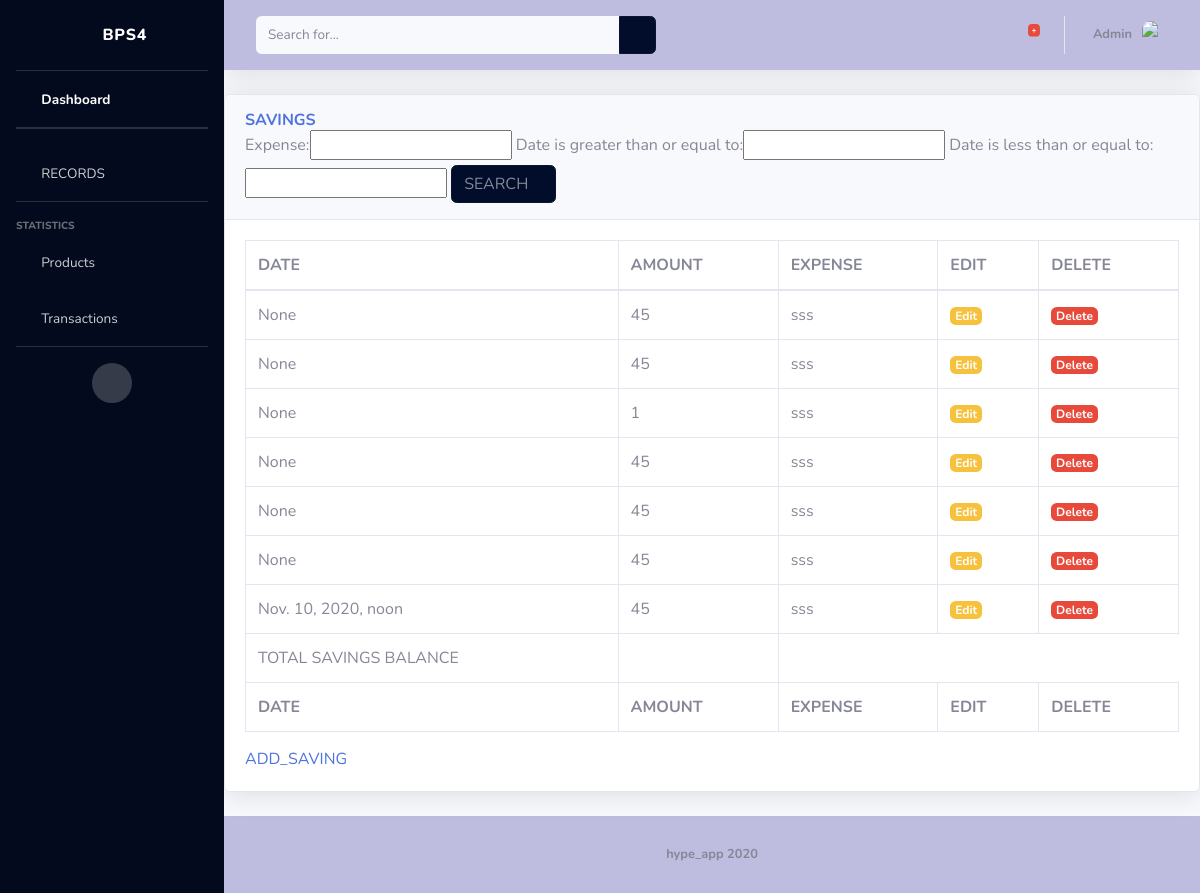
/savingslist/, run on the app's committed database.
### ps4/models.py (models this page shows)
class Savings(models.Model):
	date = models.DateTimeField(auto_now_add=True, null=True)
	amount = models.IntegerField( default=0 )
	expense = models.CharField(max_length=10, default='Null',blank=False)

### ps4/views.py (the view)
# urls.py: url(r'^savingslist/$', savingslistView.as_view(), name="savingslist"),
class savingslistView(TemplateView):
    template_name = 'records/savingslist.html'
    def get(self, request, *args, **kwargs):
        queryset = Savings.objects.all()
        paginator = Paginator(queryset, 5)
        page = request.GET.get('page')
       	try:
            svn = paginator.page(page)
        except PageNotAnInteger:
            svn = paginator.page(1)
        except EmptyPage:
            svn = paginator.page(paginator.num_pages)
        myFilter = SavingsFilter(request.GET, queryset)
        svn = myFilter.qs
        context = {
        	"title": "svn",
            "data": svn,
            "page": page,
            "myFilter":myFilter ,
        }
        return render(request, self.template_name , context=context)

### ps4/templates/records/savingslist.html (shortened to what this page needs)
{%extends 'ps4/base.html'%}
{%load static%}
{%block content%}
<div class="card shadow mb-4">
  <div class="card-header py-3">
    <h6 class="m-0 font-weight-bold text-primary">SAVINGS</h6>
    <form method=get >
      {{myFilter.form}}
       <button class="btn btn-primary" type="submit">SEARCH
          <i class="fas fa-search fa-sm"></i>
        </button>
    </form>
  </div>
  <div class="card-body">
    <div class="table-responsive">
      <table class="table table-bordered" id="dataTable" width="100%" cellspacing="0">
        <thead>
          <tr>
            <th scope="col" >DATE</th>
            <th scope="col"> AMOUNT</th>
            <th scope="col">EXPENSE</th>
            <th scope="col">EDIT</th>
            <th scope="col">DELETE</th>
        </thead>
        <tbody>
          {%for svn in data%}
          <tr>
            <td> {{svn.date}}</td>
            <td>{{svn.amount}}</td>
            <td>{{svn.expense}}</td>
            <td><a style="text-decoration:None; color:black;" href="/savings/edit/{{svg.id}}"><span class="badge badge-warning">Edit</span> </a></td>
            <td><a style="text-decoration:None; color:black;" href="/savings/delete/{{svg.id}}"><span class="badge  badge-danger">Delete</span></a></td>
          </tr>
          {% endfor%}
          <tr>
            <td colspan="1">TOTAL SAVINGS BALANCE</td>
            <td id="totsvg" style="font-weight: bold"></td>
          </tr>
        </tbody>
        <tfoot>
          <tr>
            <th scope="col" >DATE</th>
            <th scope="col"> AMOUNT</th>
            <th scope="col">EXPENSE</th>
            <th scope="col">EDIT</th>
            <th scope="col">DELETE</th>
        </tfoot>
      </table>
    </div>
        <a href="/savings/">ADD_SAVING</a>
  </div>
</div>
{%endblock %}

### data on the page
Savings: date "None", amount "45", expense "sss"
Savings: date "None", amount "45", expense "sss"
Savings: date "None", amount "1", expense "sss"
Savings: date "None", amount "45", expense "sss"
Savings: date "None", amount "45", expense "sss"
Savings: date "None", amount "45", expense "sss"
Savings: date "Nov. 10, 2020, noon", amount "45", expense "sss"
